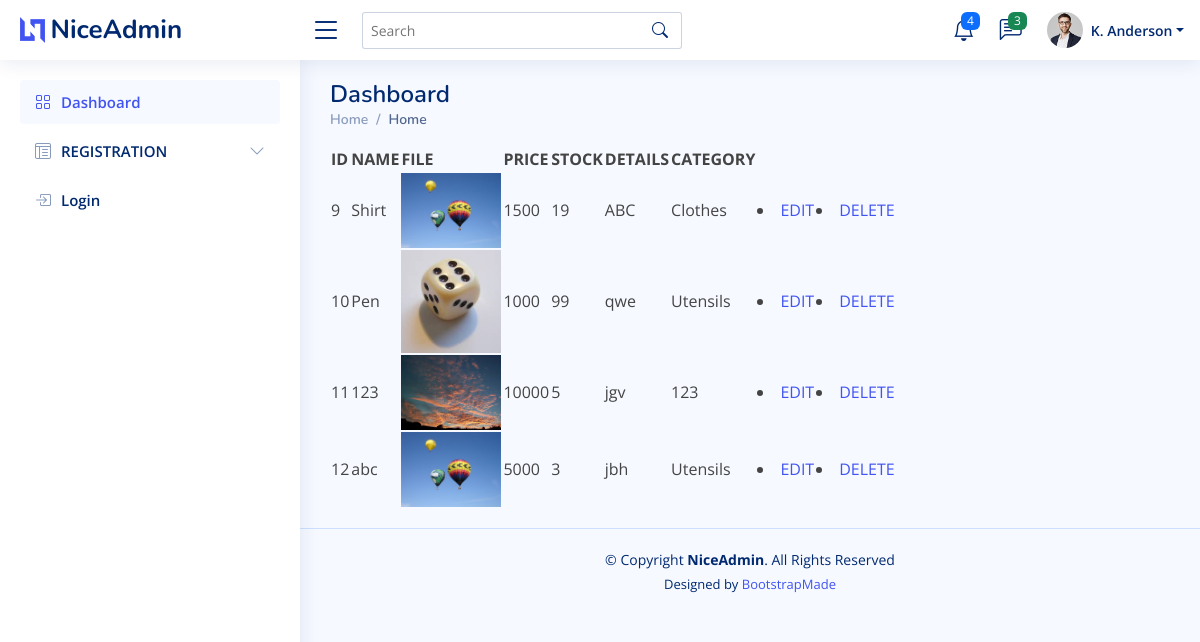
/ViewProduct/ (signed in), run on the app's committed database.
### seller/models.py (models this page shows)
class product_tb(models.Model):
    Name=models.CharField(max_length=20)
    File=models.FileField()
    Price=models.IntegerField()
    Stock=models.IntegerField()
    Details=models.CharField(max_length=20)
    Categoryid=models.ForeignKey('Site_admin.category_tb',on_delete=models.CASCADE)
    Sellerid=models.ForeignKey(seller_tb,on_delete=models.CASCADE)

### Site_admin/models.py (models this page shows)
class category_tb(models.Model):
    Category_Name=models.CharField(max_length=20)

### seller/views.py (the view)
# urls.py: path('ViewProduct/',sellerview.ViewProduct,name="ViewProduct"),
def ViewProduct(request):
    id=request.session["seller_id"]
    user=product_tb.objects.filter(Sellerid_id=id)
    return render(request,'ViewProduct.html',{'vp':user})

### templates/ViewProduct.html
{% extends 'commonbase.html' %}
{% block content %}
<html>
    <body>
        <table>
            <tr>
                <th>ID</th>
                <th>NAME</th>
                <th>FILE</th>
                <th>PRICE</th>
                <th>STOCK</th>
                <th>DETAILS</th>
                <th>CATEGORY</th>
            </tr>
            {% for v in vp %}
            <tr>
                <td>{{v.id}}</td>
                <td>{{v.Name}}</td>
                <td><img src="{{v.File.url}}" height="=100px" width="100px"></td>
                <td>{{v.Price}}</td>
                <td>{{v.Stock}}</td>
                <td>{{v.Details}}</td>
                <td>{{v.Categoryid.Category_Name}}</td>
                <td><li><a href="{% url 'edit' v.id%}">EDIT</a></li></td>
                <td><li><a href="{% url 'delete' v.id%}">DELETE</a></li></td>
            </tr>
            {% endfor %}
        </table>
    </body>
</html>
{% endblock %}

### templates/commonbase.html (shortened to what this page needs)
<!DOCTYPE html>
<html lang="en">
<head>
  <link href="/static/NiceAdmin/assets/vendor/bootstrap/css/bootstrap.min.css" rel="stylesheet">
  <link href="/static/NiceAdmin/assets/vendor/bootstrap-icons/bootstrap-icons.css" rel="stylesheet">
  <link href="/static/NiceAdmin/assets/vendor/boxicons/css/boxicons.min.css" rel="stylesheet">
  <link href="/static/NiceAdmin/assets/vendor/quill/quill.snow.css" rel="stylesheet">
  <link href="/static/NiceAdmin/assets/vendor/quill/quill.bubble.css" rel="stylesheet">
  <link href="/static/NiceAdmin/assets/vendor/remixicon/remixicon.css" rel="stylesheet">
  <link href="/static/NiceAdmin/assets/vendor/simple-datatables/style.css" rel="stylesheet">
  <link href="/static/NiceAdmin/assets/css/style.css" rel="stylesheet">
</head>
<body>
  <header id="header" class="header fixed-top d-flex align-items-center">
    <div class="d-flex align-items-center justify-content-between">
      <a href="index.html" class="logo d-flex align-items-center">
        <img src="/static/NiceAdmin/assets/img/logo.png" alt="">
        <span class="d-none d-lg-block">NiceAdmin</span>
      </a>
      <i class="bi bi-list toggle-sidebar-btn"></i>
    </div>
    <div class="search-bar">
      <form class="search-form d-flex align-items-center" method="POST" action="#">
        <input type="text" name="query" placeholder="Search" title="Enter search keyword">
        <button type="submit" title="Search"><i class="bi bi-search"></i></button>
      </form>
    </div>
    <nav class="header-nav ms-auto">
      <ul class="d-flex align-items-center">
        <li class="nav-item dropdown">
          <a class="nav-link nav-icon" href="#" data-bs-toggle="dropdown">
            <i class="bi bi-bell"></i>
            <span class="badge bg-primary badge-number">4</span>
          </a>
        </li>
        <li class="nav-item dropdown">
          <a class="nav-link nav-icon" href="#" data-bs-toggle="dropdown">
            <i class="bi bi-chat-left-text"></i>
            <span class="badge bg-success badge-number">3</span>
          </a>
        </li>
        <li class="nav-item dropdown pe-3">
          <a class="nav-link nav-profile d-flex align-items-center pe-0" href="#" data-bs-toggle="dropdown">
            <img src="/static/NiceAdmin/assets/img/profile-img.jpg" alt="Profile" class="rounded-circle">
            <span class="d-none d-md-block dropdown-toggle ps-2">K. Anderson</span>
          </a>
        </li>
      </ul>
    </nav>
  </header>
  <aside id="sidebar" class="sidebar">
    <ul class="sidebar-nav" id="sidebar-nav">
      <li class="nav-item">
        <a class="nav-link " href="index.html">
          <i class="bi bi-grid"></i>
          <span>Dashboard</span>
        </a>
      </li>
      <li class="nav-item">
        <a class="nav-link collapsed" data-bs-target="#tables-nav" data-bs-toggle="collapse" href="#">
          <i class="bi bi-layout-text-window-reverse"></i><span>REGISTRATION</span><i class="bi bi-chevron-down ms-auto"></i>
        </a>
      </li>
      <li class="nav-item">
        <a class="nav-link collapsed" href="{% url 'login' %}">
          <i class="bi bi-box-arrow-in-right"></i>
          <span>Login</span>
        </a>
      </li>
    </ul>
  </aside>
  <main id="main" class="main">
    <div class="pagetitle">
      <h1>Dashboard</h1>
      <nav>
        <ol class="breadcrumb">
          <li class="breadcrumb-item"><a href="{% url 'login' %}">Home</a></li>
          <li class="breadcrumb-item active">Home</li>
        </ol>
      </nav>
    </div>
  {% block content %}
  {% endblock %}
  </main>
  <footer id="footer" class="footer">
    <div class="copyright">
      &copy; Copyright <strong><span>NiceAdmin</span></strong>. All Rights Reserved
    </div>
    <div class="credits">
      Designed by <a href="https://bootstrapmade.com/">BootstrapMade</a>
    </div>
  </footer>
</body>
</html>

### static/NiceAdmin/assets/css/style.css (style rules this page uses)
:root { scroll-behavior: smooth; }
body { font-family: "Open Sans", sans-serif; background: #f6f9ff; color: #444444; }
a { color: #4154f1; text-decoration: none; }
h1, h2, h3, h4, h5, h6 { font-family: "Nunito", sans-serif; }
#main { margin-top: 60px; padding: 20px 30px; transition: all 0.3s; }
.pagetitle { margin-bottom: 10px; }
.pagetitle h1 { font-size: 24px; margin-bottom: 0; font-weight: 600; color: #012970; }
.breadcrumb { font-size: 14px; font-family: "Nunito", sans-serif; color: #899bbd; font-weight: 600; }
.breadcrumb a { color: #899bbd; transition: 0.3s; }
.breadcrumb .breadcrumb-item::before { color: #899bbd; }
.breadcrumb .active { color: #51678f; font-weight: 600; }
.logo { line-height: 1; }
@media (min-width: 1200px) { .logo { width: 280px; } }
.logo img { max-height: 26px; margin-right: 6px; }
.logo span { font-size: 26px; font-weight: 700; color: #012970; font-family: "Nunito", sans-serif; }
.header { transition: all 0.5s; z-index: 997; height: 60px; box-shadow: 0px 2px 20px rgba(1, 41, 112, 0.1); background-color: #fff; padding-left: 20px; }
.header .toggle-sidebar-btn { font-size: 32px; padding-left: 10px; cursor: pointer; color: #012970; }
.header .search-bar { min-width: 360px; padding: 0 20px; }
.header .search-form { width: 100%; }
.header .search-form input { border: 0; font-size: 14px; color: #012970; border: 1px solid rgba(1, 41, 112, 0.2); padding: 7px 38px 7px 8px; border-radius: 3px; transition: 0.3s; width: 100%; }
.header .search-form button { border: 0; padding: 0; margin-left: -30px; background: none; }
.header .search-form button i { color: #012970; }
.header-nav ul { list-style: none; }
.header-nav>ul { margin: 0; padding: 0; }
.header-nav .nav-icon { font-size: 22px; color: #012970; margin-right: 25px; position: relative; }
.header-nav .nav-profile { color: #012970; }
.header-nav .nav-profile img { max-height: 36px; }
.header-nav .nav-profile span { font-size: 14px; font-weight: 600; }
.header-nav .badge-number { position: absolute; inset: -2px -5px auto auto; font-weight: normal; font-size: 12px; padding: 3px 6px; }
.sidebar { position: fixed; top: 60px; left: 0; bottom: 0; width: 300px; z-index: 996; transition: all 0.3s; padding: 20px; overflow-y: auto; scrollbar-width: thin; scrollbar-color: #aab7cf transparent; box-shadow: 0px 0px 20px rgba(1, 41, 112, 0.1); background-color: #fff; }
@media (min-width: 1200px) { #main, #footer { margin-left: 300px; } }
.sidebar-nav { padding: 0; margin: 0; list-style: none; }
.sidebar-nav li { padding: 0; margin: 0; list-style: none; }
.sidebar-nav .nav-item { margin-bottom: 5px; }
.sidebar-nav .nav-link { display: flex; align-items: center; font-size: 15px; font-weight: 600; color: #4154f1; transition: 0.3; background: #f6f9ff; padding: 10px 15px; border-radius: 4px; }
.sidebar-nav .nav-link i { font-size: 16px; margin-right: 10px; color: #4154f1; }
.sidebar-nav .nav-link.collapsed { color: #012970; background: #fff; }
.sidebar-nav .nav-link.collapsed i { color: #899bbd; }
.sidebar-nav .nav-link .bi-chevron-down { margin-right: 0; transition: transform 0.2s ease-in-out; }
.footer { padding: 20px 0; font-size: 14px; transition: all 0.3s; border-top: 1px solid #cddfff; }
.footer .copyright { text-align: center; color: #012970; }
.footer .credits { padding-top: 5px; text-align: center; font-size: 13px; color: #012970; }

### data on the page
product_tb: id "9", Name "Shirt", File (picture), Price "1500", Stock "19", Details "ABC", Categoryid.Category_Name "Clothes"
product_tb: id "10", Name "Pen", File (picture), Price "1000", Stock "99", Details "qwe", Categoryid.Category_Name "Utensils"
product_tb: id "11", Name "123", File (picture), Price "10000", Stock "5", Details "jgv", Categoryid.Category_Name "123"
product_tb: id "12", Name "abc", File (picture), Price "5000", Stock "3", Details "jbh", Categoryid.Category_Name "Utensils"
